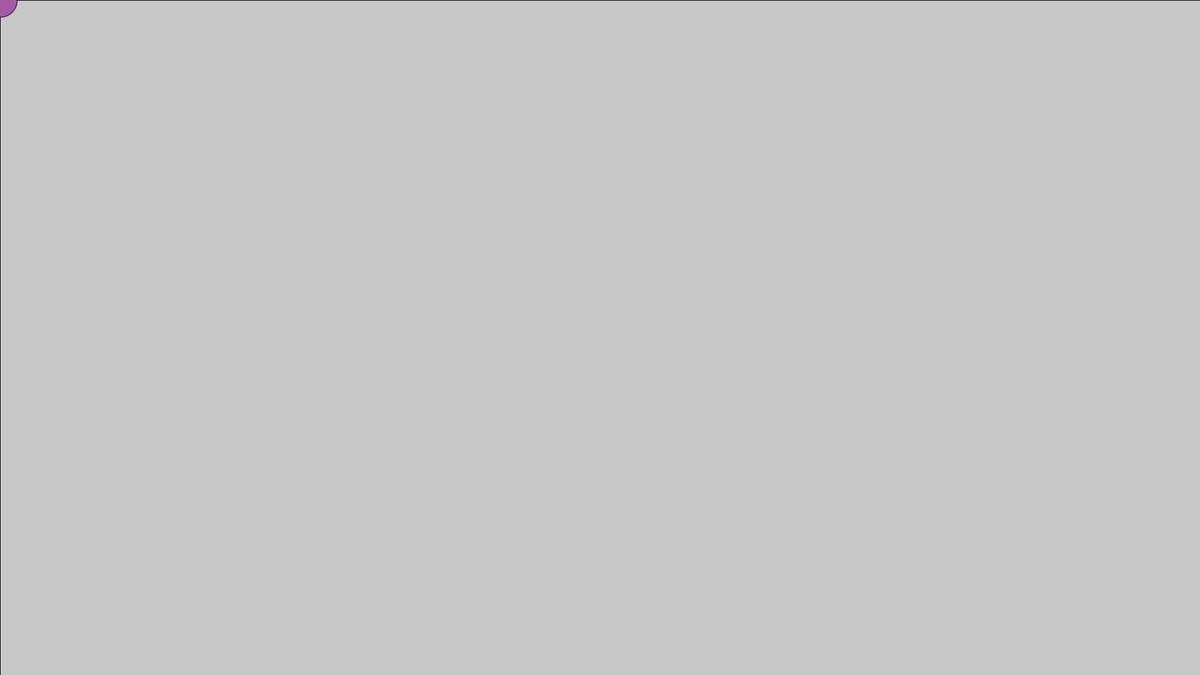
Frame 1 (no input)
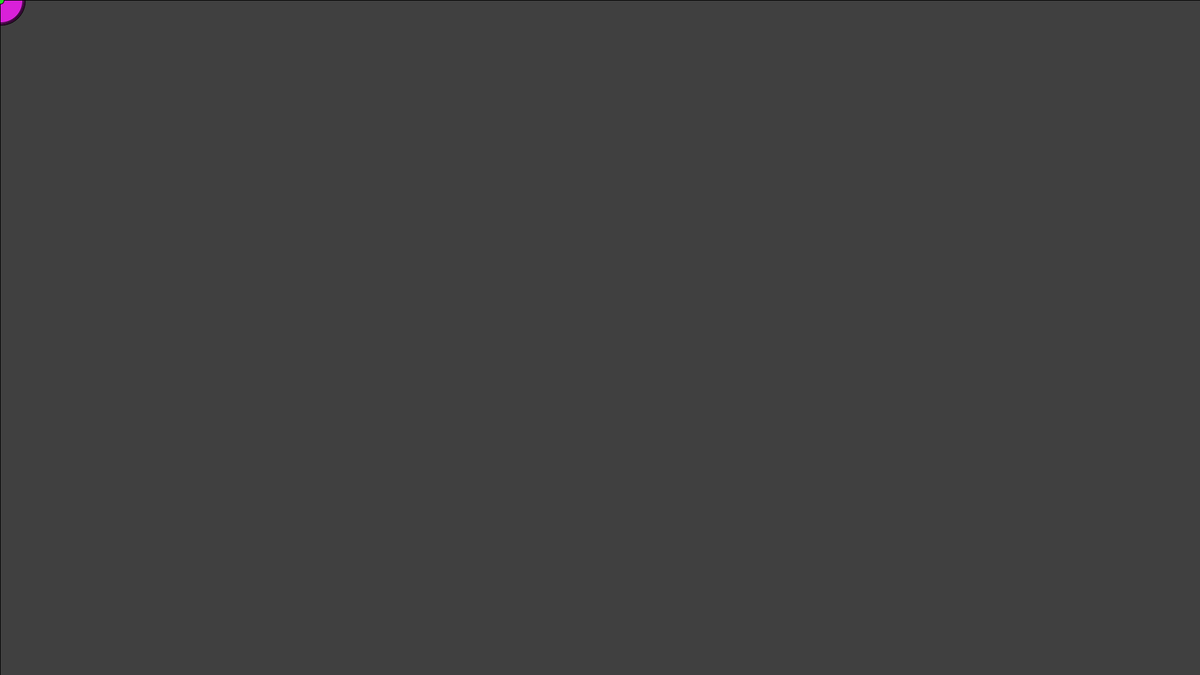
Frame 60 (the mouse pressed at the canvas centre just before this capture)
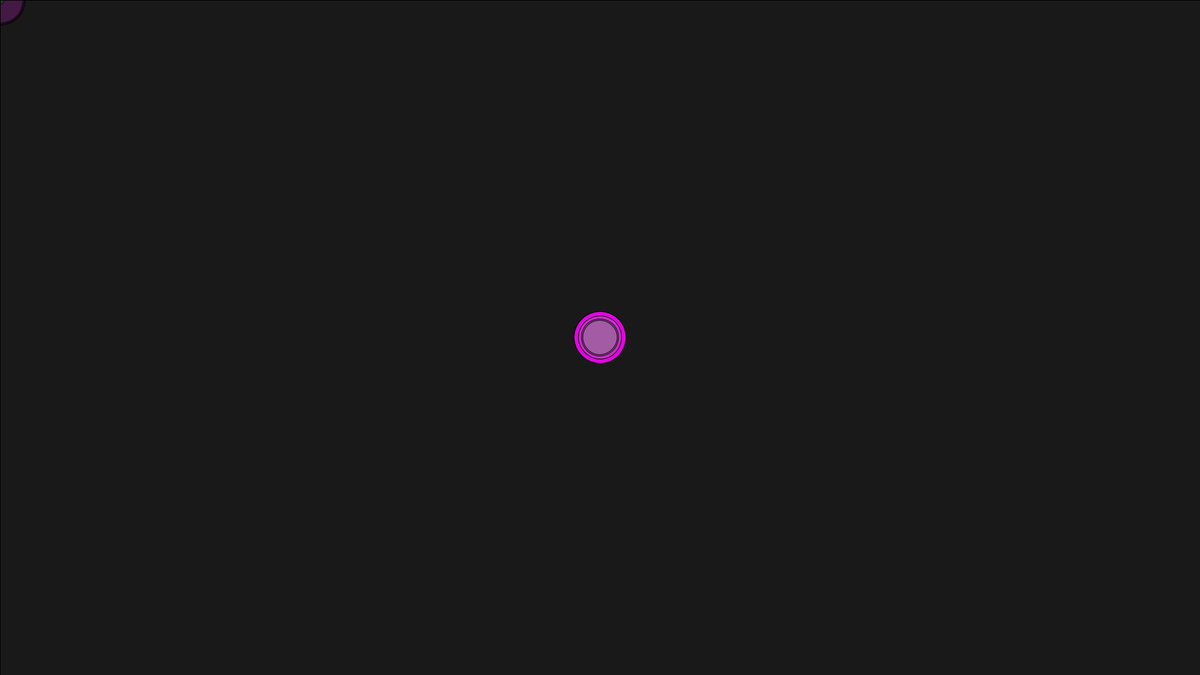
Frame 120 (the mouse held since frame 60 and released just before this capture)

The Processing sketch that drew these frames (run headless with seeded random() and noise(); from frame 60 on, the mouse is pressed at the canvas centre):

// Processing sketch: DrawingProgram_Randomised
// ── DrawingProgram_Randomised.pde


void setup()
{
 size(1920 ,1080);
}

void draw()
{
  fill(0, 5);
  rect( 0, 0, width, height );
  
  float myRandomNumber = random(255);
  
  fill( myRandomNumber, 255-myRandomNumber, myRandomNumber );
  ellipse( mouseX, mouseY, myRandomNumber/3, myRandomNumber/3 );
}
